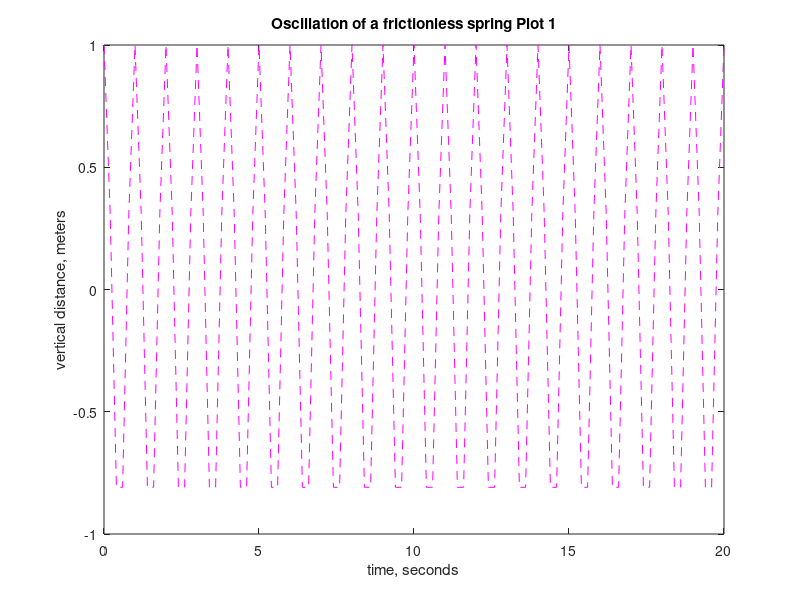
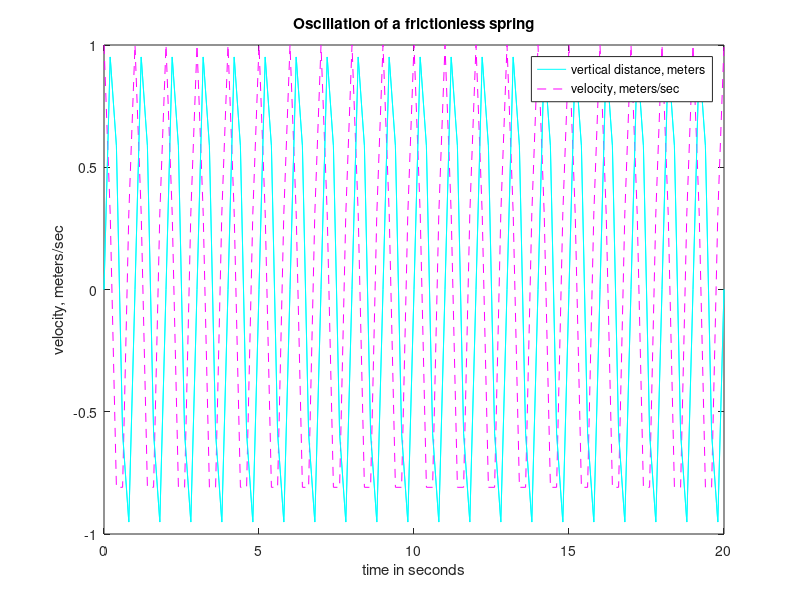

The MATLAB source for these figures, in order:
%% housekeeping comands
clear;
clc;
close all;

%% This will plot a vectors datat against its index
y_data = 1:2:100;
plot(y_data)
%% plotting two data sets against each other
x_data = 1:0.1:5;
y_data = sin(x_data);

% proper terminology for decribing a plot is "vert-axis vs horiz-axis"
plot(x_data, y_data)

% vectors must be the same length because matlab is actually making a
% scatterplot instead of a cts line. Using enequal lengths yields an error
%% plot(x_data,y_data,'line specifications')
plot(x_data,y_data,'ro')
%% Lectrure Prep Practice 1
t = 0:0.2:20;
x = cos(2*pi*t);
plot(t,x,'m--')
%% Labeling plots
% xlabel('label for x-axis')
% ylabel('label for y-axis')
% title('title of my plot')
% labels should include units and titles should be descriptive
x_data = 1:4;
y_data = [1 2 5.5 4];
plot(x_data,y_data,'ro')
xlabel('Experiment Number')
ylabel('Height, feet')
title('Maximum Height of Ball')
%% Multiple figure windows
% the default for a plot is figure one, so making a second figure replaces
% the original figure one. Use the 'figure()' command to get around this
t = 0:0.1:10;
y1 = sin(t);
y2 = sin(t)*2;
figure(1)
plot(t,y1)
figure(2)
plot(t,y2)
%% Multiple plots on one figure using syntax
t = 0:0.1:10;
y1 = sin(t);
y2 = cos(t);
plot(t,y1,t,y2)
%% Multiple plots on one figure using hold
t = 0:0.1:10;
y1 = sin(t);
y2 = 0.5*sin(t);
y3 = 2*sin(t);

hold on
plot(t,y1)
plot(t,y2)
plot(t,y3)
hold off
%% Using a legend
t = 0:0.1:10;
y1 = sin(t);
y2 = 0.5*sin(t);
y3 = 2*sin(t);

hold on
plot(t,y1)
plot(t,y2)
plot(t,y3)
hold off
legend('Data set 1','Data set 2','Data set 3')
%% Lectrure Prep Practice 1.5
close all;

t = 0:0.2:20;
x = cos(2*pi*t);
v = sin(2*pi*t);
figure(1)
plot(t,x,'m--')
xlabel('time, seconds')
ylabel('vertical distance, meters')
title('Oscillation of a frictionless spring Plot 1')
figure(2)
plot(t,v,'c')
xlabel('time in seconds')
ylabel('velocity, meters/sec')
title('Oscillation of a frictionless spring Plot 2')
%% Lecture Prep Practice 2
t = 0:0.2:20;
x = cos(2*pi*t);
v = sin(2*pi*t);
hold on
plot(t,x,'m--')
plot(t,v,'c')
hold off
title('Oscillation of a frictionless spring')
legend('vertical distance, meters','velocity, meters/sec')
